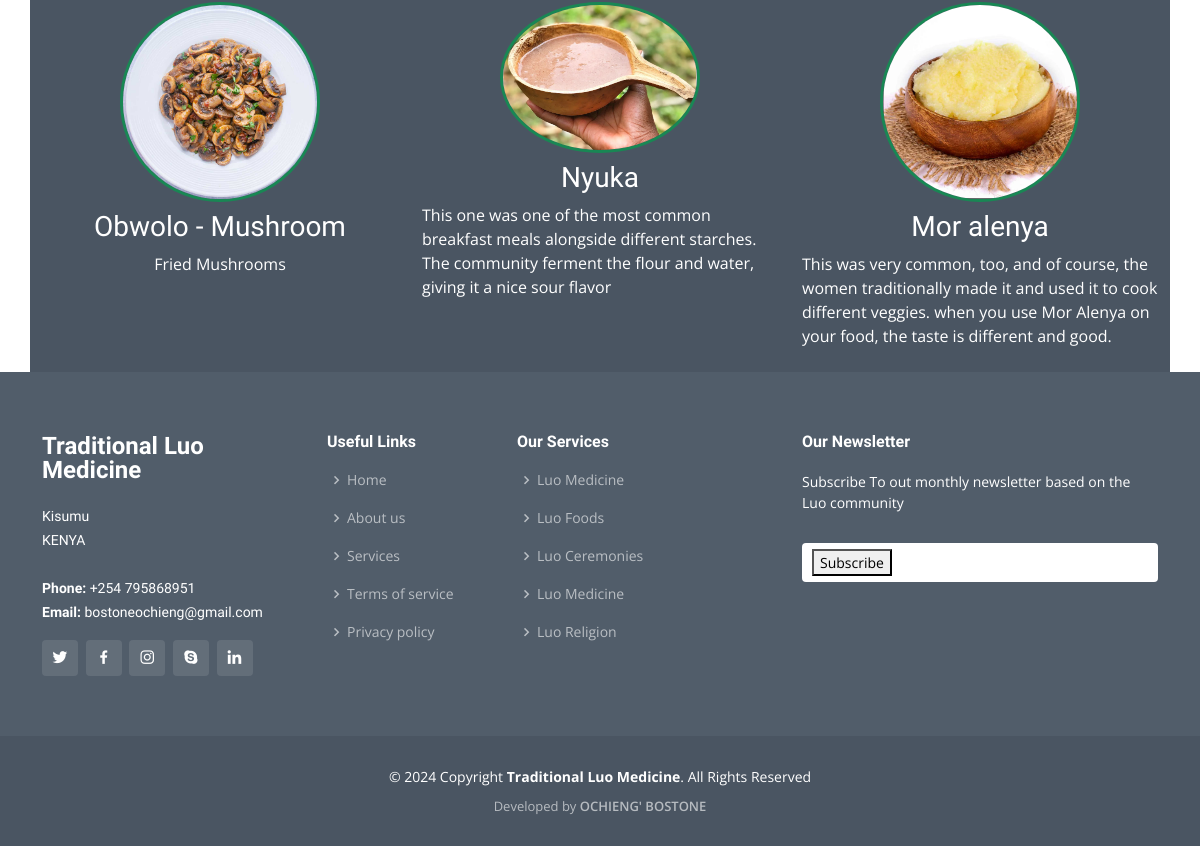
Page /food/ (lower part) on the earlier database version.
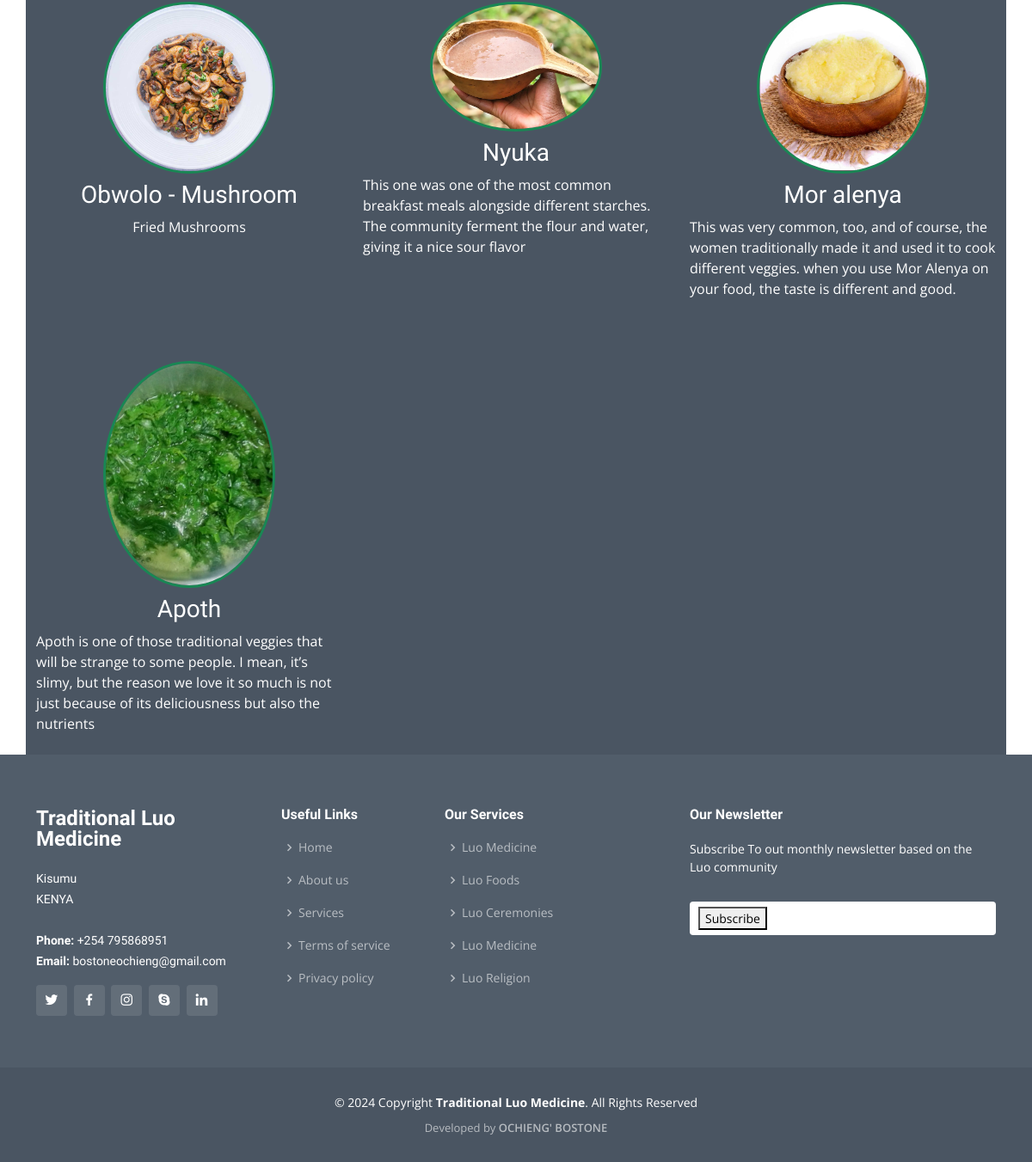
Same page on the later database version.
### luomedicine_app/models.py (models this page shows, shortened)
class LuoFoods(models.Model):
    def validate_image_file_extension(value):
        allowed_extensions = [".jpg", ".jpeg", ".png", ".gif", ".PNG", ".JPG", ".webp"]
        ext = os.path.splitext(value.name)[1]
        if not ext.lower() in allowed_extensions:
            raise ValidationError("Unsupported file extension.")
    title = models.CharField(max_length=100)
    description = models.TextField()
    image = models.ImageField(
        upload_to="luomedicine_app/static/luo_foods/",
        validators=[validate_image_file_extension],
    )
    """
    The above function is a pre-delete signal receiver in Django that checks if the user has permission
    to delete an instance of the LuoFoods model, and if so, deletes the associated image file and logs
    the deletion.

    :param sender: The `sender` parameter refers to the model class that is sending the signal. In this
    case, the `sender` is `LuoFoods`, which is a Django model
    :param instance: The `instance` parameter refers to the instance of the `LuoFoods` model that is
    being deleted. It represents the specific object that is being removed from the database
    """

### luomedicine_app/views.py (the view)
# urls.py: path("food/", views.luo_food, name="luofoods"),
def luo_food(request):
    luo_foods = LuoFoods.objects.all()
    return render(request, "luomedicine/foods.html", {"luo_foods": luo_foods})

### luomedicine_app/templates/luomedicine/foods.html (shortened to what this page needs)
{% extends "luomedicine/layout.html" %}
{% block body %}
{% load static %}
<div class="container mt-10">
  <div class="row p-10" style="background-color: #4a5562;">
    {% for luo_food in luo_foods %}
    <div class="col-md-4 mb-2 mt-5">
      <div class="d-flex justify-content-center flex-column align-items-center">
        <div class="rounded-circle border border-success border-3 p-0" style="max-width: 200px;">
          <img src="{{ luo_food.image.url }}" alt="{{ luo_food.title }}" class="img-fluid rounded-circle" style="width: 100%; height: auto;">
         </div>
         <h3 class="text-white text-center mt-2"> {{ luo_food.title }}</h3>
         <p class="text-white">{{ luo_food.description }}</p>
      </div>
    </div>
    {% endfor %}
  </div>
</div>
{% endblock %}

### luomedicine_app/templates/luomedicine/layout.html (shortened to what this page needs)
{% load static %}
<!DOCTYPE html>
<html lang="en">
<head>
  <link href="{% static 'assets/vendor/animate.css/animate.min.css' %}" rel="stylesheet">
  <link href="{% static 'assets/vendor/bootstrap/css/bootstrap.min.css' %}" rel="stylesheet">
  <link href="{% static 'assets/vendor/bootstrap-icons/bootstrap-icons.css' %}" rel="stylesheet">
  <link href="{% static 'assets/vendor/boxicons/css/boxicons.min.css' %}" rel="stylesheet">
  <link href="{% static 'assets/vendor/glightbox/css/glightbox.min.css' %}" rel="stylesheet">
  <link href="{% static 'assets/vendor/remixicon/remixicon.css' %}" rel="stylesheet">
  <link href="{% static 'assets/vendor/swiper/swiper-bundle.min.css' %}" rel="stylesheet">
  <link href="{% static 'assets/css/style.css' %}" rel="stylesheet">
</head>
<body>
{% block body %}
{% endblock %}
  <footer id="footer">
    <div class="footer-top">
      <div class="container">
        <div class="row">
          <div class="col-lg-3 col-md-6">
            <div class="footer-info">
              <h3>Traditional Luo Medicine</h3>
              <p>
                Kisumu<br>
                KENYA<br><br>
                <strong>Phone:</strong> +254 795868951<br>
                <strong>Email:</strong> bostoneochieng@gmail.com<br>
              </p>
              <div class="social-links mt-3">
                <a href="#" class="twitter"><i class="bx bxl-twitter"></i></a>
                <a href="#" class="facebook"><i class="bx bxl-facebook"></i></a>
                <a href="#" class="instagram"><i class="bx bxl-instagram"></i></a>
                <a href="#" class="google-plus"><i class="bx bxl-skype"></i></a>
                <a href="#" class="linkedin"><i class="bx bxl-linkedin"></i></a>
              </div>
            </div>
          </div>
          <div class="col-lg-2 col-md-6 footer-links">
            <h4>Useful Links</h4>
            <ul>
              <li><i class="bx bx-chevron-right"></i> <a href="#">Home</a></li>
              <li><i class="bx bx-chevron-right"></i> <a href="#">About us</a></li>
              <li><i class="bx bx-chevron-right"></i> <a href="#">Services</a></li>
              <li><i class="bx bx-chevron-right"></i> <a href="#">Terms of service</a></li>
              <li><i class="bx bx-chevron-right"></i> <a href="#">Privacy policy</a></li>
            </ul>
          </div>
          <div class="col-lg-3 col-md-6 footer-links">
            <h4>Our Services</h4>
            <ul>
              <li><i class="bx bx-chevron-right"></i> <a href="#">Luo Medicine</a></li>
              <li><i class="bx bx-chevron-right"></i> <a href="#">Luo Foods</a></li>
              <li><i class="bx bx-chevron-right"></i> <a href="#">Luo Ceremonies</a></li>
              <li><i class="bx bx-chevron-right"></i> <a href="#">Luo Medicine</a></li>
              <li><i class="bx bx-chevron-right"></i> <a href="#">Luo Religion</a></li>
            </ul>
          </div>
          <div class="col-lg-4 col-md-6 footer-newsletter">
            <h4>Our Newsletter</h4>
            <p>Subscribe To out monthly newsletter based on the Luo community</p>
            <form method="post">
              <button type="submit">Subscribe</button>
          </form>
          </div>
        </div>
      </div>
    </div>
    <div class="container">
      <div class="copyright">
        &copy;  Copyright <strong><span>Traditional Luo Medicine</span></strong>. All Rights Reserved
      </div>
      <div class="credits">
        Developed by <a href="https://github.com/BOSTONE069" target="_blank">OCHIENG' BOSTONE</a>
      </div>
    </div>
  </footer>
</body>
</html>

### luomedicine_app/static/assets/css/style.css (style rules this page uses)
body { font-family: "Open Sans", sans-serif; color: #444444; }
a { text-decoration: none; color: #d9232d; }
h1, h2, h3, h4, h5, h6 { font-family: "Raleway", sans-serif; }
#footer { background: #4a5562; padding: 0 0 30px 0; color: #fff; font-size: 14px; }
#footer .footer-top { background: #515d6a; padding: 60px 0 30px 0; }
#footer .footer-top .footer-info { margin-bottom: 30px; }
#footer .footer-top .footer-info h3 { font-size: 24px; margin: 0 0 20px 0; padding: 2px 0 2px 0; line-height: 1; font-weight: 700; }
#footer .footer-top .footer-info p { font-size: 14px; line-height: 24px; margin-bottom: 0; font-family: "Raleway", sans-serif; color: #fff; }
#footer .footer-top .social-links a { font-size: 18px; display: inline-block; background: rgba(255, 255, 255, 0.1); color: #fff; line-height: 1; padding: 8px 0; margin-right: 4px; border-radius: 4px; text-align: center; width: 36px; height: 36px; transition: 0.3s; }
#footer .footer-top h4 { font-size: 16px; font-weight: 600; color: #fff; position: relative; padding-bottom: 12px; }
#footer .footer-top .footer-links { margin-bottom: 30px; }
#footer .footer-top .footer-links ul { list-style: none; padding: 0; margin: 0; }
#footer .footer-top .footer-links ul i { padding-right: 2px; color: rgba(255, 255, 255, 0.6); font-size: 18px; line-height: 1; }
#footer .footer-top .footer-links ul li { padding: 10px 0; display: flex; align-items: center; }
#footer .footer-top .footer-links ul li:first-child { padding-top: 0; }
#footer .footer-top .footer-links ul a { color: rgba(255, 255, 255, 0.6); transition: 0.3s; display: inline-block; line-height: 1; }
#footer .footer-top .footer-newsletter form { margin-top: 30px; background: #fff; padding: 6px 10px; position: relative; border-radius: 4px; }
#footer .copyright { text-align: center; padding-top: 30px; }
#footer .credits { padding-top: 10px; text-align: center; font-size: 13px; color: rgba(255, 255, 255, 0.6); }
#footer .credits a { color: rgba(255, 255, 255, 0.6); transition: 0.3s; font-weight: 600; }

Differences in the rows shown:
added LuoFoods: image (picture), title "Apoth", description "Apoth is one of those traditional veggies that will be strange to some people. I mean, it’s slimy, but the reason we love it so much is not just because of its deliciousness but also the nutrients"
